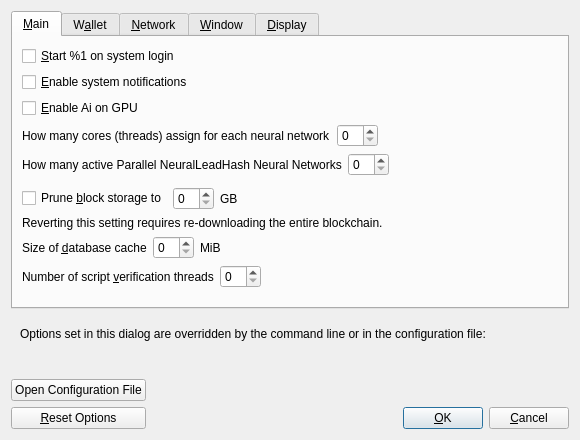
<?xml version="1.0" encoding="UTF-8"?>
<ui version="4.0">
 <class>OptionsDialog</class>
 <widget class="QDialog" name="OptionsDialog">
  <property name="geometry">
   <rect>
    <x>0</x>
    <y>0</y>
    <width>580</width>
    <height>440</height>
   </rect>
  </property>
  <property name="windowTitle">
   <string>Options</string>
  </property>
  <property name="modal">
   <bool>true</bool>
  </property>
  <layout class="QVBoxLayout" name="verticalLayout">
   <item>
    <widget class="QTabWidget" name="tabWidget">
     <property name="currentIndex">
      <number>0</number>
     </property>
     <widget class="QWidget" name="tabMain">
      <attribute name="title">
       <string>&amp;Main</string>
      </attribute>
      <layout class="QVBoxLayout" name="verticalLayout_Main">
       <item>
        <widget class="QCheckBox" name="bitcoinAtStartup">
         <property name="toolTip">
          <string>Automatically start %1 after logging in to the system.</string>
         </property>
         <property name="text">
          <string>&amp;Start %1 on system login</string>
         </property>
        </widget>
       </item>
       <item>
        <widget class="QCheckBox" name="bitcoinEnableSystemNotification">
         <property name="toolTip">
          <string>Receive notifications for you system, like a message when you receive a transaction</string>
         </property>
         <property name="text">
          <string>&amp;Enable system notifications</string>
         </property>
        </widget>
       </item>
       <item>
        <widget class="QCheckBox" name="bitcoinEnableAiHashGPU">
         <property name="toolTip">
          <string>Use Ai hardware acceleration on GPU to validate, add and check transactions, keys...</string>
         </property>
         <property name="text">
          <string>&amp;Enable Ai on GPU</string>
         </property>
        </widget>
       </item>
       <item>
        <layout class="QHBoxLayout" name="horizontalLayout_Main_AiCpuThreads">
         <item>
          <widget class="QLabel" name="threadsScriptVerifLabel_AiCpuThreads">
           <property name="text">
            <string>How many cores (threads) assign for each neural network</string>
           </property>
           <property name="textFormat">
            <enum>Qt::PlainText</enum>
           </property>
           <property name="buddy">
            <cstring>threadsScriptVerif_AiCpuThreads</cstring>
           </property>
          </widget>
         </item>
         <item>
          <widget class="QSpinBox" name="threadsScriptVerif_AiCpuThreads">
           <property name="toolTip">
            <string>(0 = auto, &lt;0 = leave that many cores free)</string>
           </property>
          </widget>
         </item>
         <item>
          <spacer name="horizontalSpacer_Main_Threads">
           <property name="orientation">
            <enum>Qt::Horizontal</enum>
           </property>
           <property name="sizeHint" stdset="0">
            <size>
             <width>80</width>
             <height>20</height>
            </size>
           </property>
          </spacer>
         </item>
        </layout>
       </item>
       <item>
        <layout class="QHBoxLayout" name="horizontalLayout_Main_AiNeuralLeadHashNeuralNetworksParallel">
         <item>
          <widget class="QLabel" name="threadsScriptVerifLabel_AiNeuralLeadHashNeuralNetworksParallel">
           <property name="text">
            <string>How many active Parallel NeuralLeadHash Neural Networks</string>
           </property>
           <property name="textFormat">
            <enum>Qt::PlainText</enum>
           </property>
           <property name="buddy">
            <cstring>threadsScriptVerif_AiNeuralLeadHashNeuralNetworksParallel</cstring>
           </property>
          </widget>
         </item>
         <item>
          <widget class="QSpinBox" name="threadsScriptVerif_AiNeuralLeadHashNeuralNetworksParallel">
           <property name="toolTip">
            <string>(1 minimum)</string>
           </property>
          </widget>
         </item>
         <item>
          <spacer name="horizontalSpacer_Main_Threads">
           <property name="orientation">
            <enum>Qt::Horizontal</enum>
           </property>
           <property name="sizeHint" stdset="0">
            <size>
             <width>80</width>
             <height>20</height>
            </size>
           </property>
          </spacer>
         </item>
        </layout>
       </item>
       <item>
        <spacer name="horizontalSpacer_0_Main">
         <property name="orientation">
          <enum>Qt::Horizontal</enum>
         </property>
         <property name="sizeHint" stdset="0">
          <size>
           <width>40</width>
           <height>5</height>
          </size>
         </property>
        </spacer>
       </item>
       <item>
        <layout class="QHBoxLayout" name="horizontalLayout_Main_Prune">
         <item>
          <widget class="QCheckBox" name="prune">
           <property name="toolTip">
            <string>Disables some advanced features but all blocks will still be fully validated. Reverting this setting requires re-downloading the entire blockchain. Actual disk usage may be somewhat higher.</string>
           </property>
           <property name="text">
            <string>Prune &amp;block storage to</string>
           </property>
          </widget>
         </item>
         <item>
          <widget class="QSpinBox" name="pruneSize"/>
         </item>
         <item>
          <widget class="QLabel" name="pruneSizeUnitLabel">
           <property name="text">
            <string>GB</string>
           </property>
           <property name="textFormat">
            <enum>Qt::PlainText</enum>
           </property>
          </widget>
         </item>
         <item>
          <spacer name="horizontalSpacer_Main_Prune">
           <property name="orientation">
            <enum>Qt::Horizontal</enum>
           </property>
           <property name="sizeHint" stdset="0">
            <size>
             <width>40</width>
             <height>20</height>
            </size>
           </property>
          </spacer>
         </item>
        </layout>
       </item>
       <item>
        <widget class="QLabel" name="pruneWarning">
         <property name="text">
          <string>Reverting this setting requires re-downloading the entire blockchain.</string>
         </property>
         <property name="textFormat">
          <enum>Qt::PlainText</enum>
         </property>
        </widget>
       </item>
       <item>
        <layout class="QHBoxLayout" name="horizontalLayout_2_Main">
         <item>
          <widget class="QLabel" name="databaseCacheLabel">
           <property name="text">
            <string>Size of &amp;database cache</string>
           </property>
           <property name="textFormat">
            <enum>Qt::PlainText</enum>
           </property>
           <property name="buddy">
            <cstring>databaseCache</cstring>
           </property>
          </widget>
         </item>
         <item>
          <widget class="QSpinBox" name="databaseCache"/>
         </item>
         <item>
          <widget class="QLabel" name="databaseCacheUnitLabel">
           <property name="text">
            <string>MiB</string>
           </property>
           <property name="textFormat">
            <enum>Qt::PlainText</enum>
           </property>
          </widget>
         </item>
         <item>
          <spacer name="horizontalSpacer_2_Main">
           <property name="orientation">
            <enum>Qt::Horizontal</enum>
           </property>
           <property name="sizeHint" stdset="0">
            <size>
             <width>40</width>
             <height>20</height>
            </size>
           </property>
          </spacer>
         </item>
        </layout>
       </item>
       <item>
        <layout class="QHBoxLayout" name="horizontalLayout_Main_VerifyLabel">
         <item>
          <widget class="QLabel" name="threadsScriptVerifLabel">
           <property name="text">
            <string>Number of script &amp;verification threads</string>
           </property>
           <property name="textFormat">
            <enum>Qt::PlainText</enum>
           </property>
           <property name="buddy">
            <cstring>threadsScriptVerif</cstring>
           </property>
          </widget>
         </item>
         <item>
          <widget class="QSpinBox" name="threadsScriptVerif">
           <property name="toolTip">
            <string>(0 = auto, &lt;0 = leave that many cores free)</string>
           </property>
          </widget>
         </item>
         <item>
          <spacer name="horizontalSpacer_Main_Threads">
           <property name="orientation">
            <enum>Qt::Horizontal</enum>
           </property>
           <property name="sizeHint" stdset="0">
            <size>
             <width>40</width>
             <height>20</height>
            </size>
           </property>
          </spacer>
         </item>
        </layout>
       </item>
       <item>
        <spacer name="verticalSpacer_Main">
         <property name="orientation">
          <enum>Qt::Vertical</enum>
         </property>
         <property name="sizeHint" stdset="0">
          <size>
           <width>20</width>
           <height>40</height>
          </size>
         </property>
        </spacer>
       </item>
      </layout>
     </widget>
     <widget class="QWidget" name="tabWallet">
      <attribute name="title">
       <string>W&amp;allet</string>
      </attribute>
      <layout class="QVBoxLayout" name="verticalLayout_Wallet">
       <item>
        <widget class="QGroupBox" name="groupBox">
         <property name="title">
          <string>Expert</string>
         </property>
         <layout class="QVBoxLayout" name="verticalLayout_2">
          <item>
           <widget class="QCheckBox" name="coldStakerControlFeatures">
            <property name="toolTip">
             <string>Whether to show cold staker control features or not.</string>
            </property>
            <property name="text">
             <string>Enable cold s&amp;taker control features</string>
            </property>
           </widget>
          </item>
          <item>
           <widget class="QCheckBox" name="coinControlFeatures">
            <property name="toolTip">
             <string>Whether to show coin control features or not.</string>
            </property>
            <property name="text">
             <string>Enable coin &amp;control features</string>
            </property>
           </widget>
          </item>
          <item>
           <widget class="QCheckBox" name="spendZeroConfChange">
            <property name="toolTip">
             <string>If you disable the spending of unconfirmed change, the change from a transaction cannot be used until that transaction has at least one confirmation. This also affects how your balance is computed.</string>
            </property>
            <property name="text">
             <string>&amp;Spend unconfirmed change</string>
            </property>
           </widget>
          </item>
         </layout>
        </widget>
       </item>
       <item>
        <spacer name="verticalSpacer_Wallet">
         <property name="orientation">
          <enum>Qt::Vertical</enum>
         </property>
         <property name="sizeHint" stdset="0">
          <size>
           <width>20</width>
           <height>40</height>
          </size>
         </property>
        </spacer>
       </item>
      </layout>
     </widget>
     <widget class="QWidget" name="tabNetwork">
      <attribute name="title">
       <string>&amp;Network</string>
      </attribute>
      <layout class="QVBoxLayout" name="verticalLayout_Network">
       <item>
        <widget class="QCheckBox" name="mapPortUpnp">
         <property name="toolTip">
          <string>Automatically open the Bitcoin client port on the router. This only works when your router supports UPnP and it is enabled.</string>
         </property>
         <property name="text">
          <string>Map port using &amp;UPnP</string>
         </property>
        </widget>
       </item>
       <item>
        <widget class="QCheckBox" name="allowIncoming">
         <property name="toolTip">
          <string>Accept connections from outside.</string>
         </property>
         <property name="text">
          <string>Allow incomin&amp;g connections</string>
         </property>
        </widget>
       </item>
       <item>
        <widget class="QCheckBox" name="connectSocks">
         <property name="toolTip">
          <string>Connect to the Bitcoin network through a SOCKS5 proxy.</string>
         </property>
         <property name="text">
          <string>&amp;Connect through SOCKS5 proxy (default proxy):</string>
         </property>
        </widget>
       </item>
       <item>
        <layout class="QHBoxLayout" name="horizontalLayout_1_Network">
         <item>
          <widget class="QLabel" name="proxyIpLabel">
           <property name="text">
            <string>Proxy &amp;IP:</string>
           </property>
           <property name="textFormat">
            <enum>Qt::PlainText</enum>
           </property>
           <property name="buddy">
            <cstring>proxyIp</cstring>
           </property>
          </widget>
         </item>
         <item>
          <widget class="QValidatedLineEdit" name="proxyIp">
           <property name="minimumSize">
            <size>
             <width>140</width>
             <height>0</height>
            </size>
           </property>
           <property name="maximumSize">
            <size>
             <width>140</width>
             <height>16777215</height>
            </size>
           </property>
           <property name="toolTip">
            <string>IP address of the proxy (e.g. IPv4: 127.0.0.1 / IPv6: ::1)</string>
           </property>
          </widget>
         </item>
         <item>
          <widget class="QLabel" name="proxyPortLabel">
           <property name="text">
            <string>&amp;Port:</string>
           </property>
           <property name="textFormat">
            <enum>Qt::PlainText</enum>
           </property>
           <property name="buddy">
            <cstring>proxyPort</cstring>
           </property>
          </widget>
         </item>
         <item>
          <widget class="QLineEdit" name="proxyPort">
           <property name="minimumSize">
            <size>
             <width>55</width>
             <height>0</height>
            </size>
           </property>
           <property name="maximumSize">
            <size>
             <width>55</width>
             <height>16777215</height>
            </size>
           </property>
           <property name="toolTip">
            <string>Port of the proxy (e.g. 9050)</string>
           </property>
          </widget>
         </item>
         <item>
          <spacer name="horizontalSpacer_1_Network">
           <property name="orientation">
            <enum>Qt::Horizontal</enum>
           </property>
           <property name="sizeHint" stdset="0">
            <size>
             <width>40</width>
             <height>20</height>
            </size>
           </property>
          </spacer>
         </item>
        </layout>
       </item>
       <item>
        <layout class="QHBoxLayout" name="horizontalLayout_2_Network">
         <item>
          <widget class="QLabel" name="proxyActiveNets">
           <property name="text">
            <string>Used for reaching peers via:</string>
           </property>
           <property name="textFormat">
            <enum>Qt::PlainText</enum>
           </property>
          </widget>
         </item>
         <item>
          <widget class="QCheckBox" name="proxyReachIPv4">
           <property name="enabled">
            <bool>false</bool>
           </property>
           <property name="toolTip">
            <string>Shows if the supplied default SOCKS5 proxy is used to reach peers via this network type.</string>
           </property>
           <property name="text">
            <string/>
           </property>
          </widget>
         </item>
         <item>
          <widget class="QLabel" name="proxyReachIPv4Label">
           <property name="text">
            <string>IPv4</string>
           </property>
           <property name="textFormat">
            <enum>Qt::PlainText</enum>
           </property>
          </widget>
         </item>
         <item>
          <widget class="QCheckBox" name="proxyReachIPv6">
           <property name="enabled">
            <bool>false</bool>
           </property>
           <property name="toolTip">
            <string>Shows if the supplied default SOCKS5 proxy is used to reach peers via this network type.</string>
           </property>
           <property name="text">
            <string/>
           </property>
          </widget>
         </item>
         <item>
          <widget class="QLabel" name="proxyReachIPv6Label">
           <property name="text">
            <string>IPv6</string>
           </property>
           <property name="textFormat">
            <enum>Qt::PlainText</enum>
           </property>
          </widget>
         </item>
         <item>
          <widget class="QCheckBox" name="proxyReachTor">
           <property name="enabled">
            <bool>false</bool>
           </property>
           <property name="toolTip">
            <string>Shows if the supplied default SOCKS5 proxy is used to reach peers via this network type.</string>
           </property>
           <property name="text">
            <string/>
           </property>
          </widget>
         </item>
         <item>
          <widget class="QLabel" name="proxyReachTorLabel">
           <property name="text">
            <string>Tor</string>
           </property>
           <property name="textFormat">
            <enum>Qt::PlainText</enum>
           </property>
          </widget>
         </item>
         <item>
          <spacer name="horizontalSpacer_2_Network">
           <property name="orientation">
            <enum>Qt::Horizontal</enum>
           </property>
           <property name="sizeHint" stdset="0">
            <size>
             <width>40</width>
             <height>20</height>
            </size>
           </property>
          </spacer>
         </item>
        </layout>
       </item>
       <item>
        <widget class="QCheckBox" name="connectSocksTor">
         <property name="toolTip">
          <string>Connect to the Bitcoin network through a separate SOCKS5 proxy for Tor onion services.</string>
         </property>
         <property name="text">
          <string>Use separate SOCKS&amp;5 proxy to reach peers via Tor onion services:</string>
         </property>
        </widget>
       </item>
       <item>
        <layout class="QHBoxLayout" name="horizontalLayout_3_Network">
         <item>
          <widget class="QLabel" name="proxyIpTorLabel">
           <property name="text">
            <string>Proxy &amp;IP:</string>
           </property>
           <property name="textFormat">
            <enum>Qt::PlainText</enum>
           </property>
           <property name="buddy">
            <cstring>proxyIpTor</cstring>
           </property>
          </widget>
         </item>
         <item>
          <widget class="QValidatedLineEdit" name="proxyIpTor">
           <property name="minimumSize">
            <size>
             <width>140</width>
             <height>0</height>
            </size>
           </property>
           <property name="maximumSize">
            <size>
             <width>140</width>
             <height>16777215</height>
            </size>
           </property>
           <property name="toolTip">
            <string>IP address of the proxy (e.g. IPv4: 127.0.0.1 / IPv6: ::1)</string>
           </property>
          </widget>
         </item>
         <item>
          <widget class="QLabel" name="proxyPortTorLabel">
           <property name="text">
            <string>&amp;Port:</string>
           </property>
           <property name="textFormat">
            <enum>Qt::PlainText</enum>
           </property>
           <property name="buddy">
            <cstring>proxyPortTor</cstring>
           </property>
          </widget>
         </item>
         <item>
          <widget class="QLineEdit" name="proxyPortTor">
           <property name="minimumSize">
            <size>
             <width>55</width>
             <height>0</height>
            </size>
           </property>
           <property name="maximumSize">
            <size>
             <width>55</width>
             <height>16777215</height>
            </size>
           </property>
           <property name="toolTip">
            <string>Port of the proxy (e.g. 9050)</string>
           </property>
          </widget>
         </item>
         <item>
          <spacer name="horizontalSpacer_4_Network">
           <property name="orientation">
            <enum>Qt::Horizontal</enum>
           </property>
           <property name="sizeHint" stdset="0">
            <size>
             <width>40</width>
             <height>20</height>
            </size>
           </property>
          </spacer>
         </item>
        </layout>
       </item>
       <item>
        <spacer name="verticalSpacer_Network">
         <property name="orientation">
          <enum>Qt::Vertical</enum>
         </property>
         <property name="sizeHint" stdset="0">
          <size>
           <width>20</width>
           <height>40</height>
          </size>
         </property>
        </spacer>
       </item>
      </layout>
     </widget>
     <widget class="QWidget" name="tabWindow">
      <attribute name="title">
       <string>&amp;Window</string>
      </attribute>
      <layout class="QVBoxLayout" name="verticalLayout_Window">
       <item>
        <widget class="QCheckBox" name="hideTrayIcon">
         <property name="toolTip">
          <string>Hide the icon from the system tray.</string>
         </property>
         <property name="text">
          <string>&amp;Hide tray icon</string>
         </property>
        </widget>
       </item>
       <item>
        <widget class="QCheckBox" name="minimizeToTray">
         <property name="toolTip">
          <string>Show only a tray icon after minimizing the window.</string>
         </property>
         <property name="text">
          <string>&amp;Minimize to the tray instead of the taskbar</string>
         </property>
        </widget>
       </item>
       <item>
        <widget class="QCheckBox" name="minimizeOnClose">
         <property name="toolTip">
          <string>Minimize instead of exit the application when the window is closed. When this option is enabled, the application will be closed only after selecting Exit in the menu.</string>
         </property>
         <property name="text">
          <string>M&amp;inimize on close</string>
         </property>
        </widget>
       </item>
       <item>
        <spacer name="verticalSpacer_Window">
         <property name="orientation">
          <enum>Qt::Vertical</enum>
         </property>
         <property name="sizeHint" stdset="0">
          <size>
           <width>20</width>
           <height>40</height>
          </size>
         </property>
        </spacer>
       </item>
      </layout>
     </widget>
     <widget class="QWidget" name="tabDisplay">
      <attribute name="title">
       <string>&amp;Display</string>
      </attribute>
      <layout class="QVBoxLayout" name="verticalLayout_Display">
       <item>
        <layout class="QHBoxLayout" name="horizontalLayout_1_Display">
         <item>
          <widget class="QLabel" name="langLabel">
           <property name="text">
            <string>User Interface &amp;language:</string>
           </property>
           <property name="textFormat">
            <enum>Qt::PlainText</enum>
           </property>
           <property name="buddy">
            <cstring>lang</cstring>
           </property>
          </widget>
         </item>
         <item>
          <widget class="QValueComboBox" name="lang">
           <property name="toolTip">
            <string>The user interface language can be set here. This setting will take effect after restarting %1.</string>
           </property>
          </widget>
         </item>
        </layout>
       </item>
       <item>
        <layout class="QHBoxLayout" name="horizontalLayout_2_Display">
         <item>
          <widget class="QLabel" name="unitLabel">
           <property name="text">
            <string>&amp;Unit to show amounts in:</string>
           </property>
           <property name="textFormat">
            <enum>Qt::PlainText</enum>
           </property>
           <property name="buddy">
            <cstring>unit</cstring>
           </property>
          </widget>
         </item>
         <item>
          <widget class="QValueComboBox" name="unit">
           <property name="toolTip">
            <string>Choose the default subdivision unit to show in the interface and when sending coins.</string>
           </property>
          </widget>
         </item>
        </layout>
       </item>
       <item>
        <layout class="QHBoxLayout" name="horizontalLayout_3_Display">
         <item>
          <widget class="QLabel" name="thirdPartyTxUrlsLabel">
           <property name="toolTip">
            <string>Third party URLs (e.g. a block explorer) that appear in the transactions tab as context menu items. %s in the URL is replaced by transaction hash. Multiple URLs are separated by vertical bar |.</string>
           </property>
           <property name="text">
            <string>&amp;Third party transaction URLs</string>
           </property>
           <property name="buddy">
            <cstring>thirdPartyTxUrls</cstring>
           </property>
          </widget>
         </item>
         <item>
          <widget class="QLineEdit" name="thirdPartyTxUrls">
           <property name="toolTip">
            <string>Third party URLs (e.g. a block explorer) that appear in the transactions tab as context menu items. %s in the URL is replaced by transaction hash. Multiple URLs are separated by vertical bar |.</string>
           </property>
           <property name="placeholderText">
            <string notr="true">https://example.com/tx/%s</string>
           </property>
          </widget>
         </item>
        </layout>
       </item>
       <item>
        <spacer name="verticalSpacer_Display">
         <property name="orientation">
          <enum>Qt::Vertical</enum>
         </property>
         <property name="sizeHint" stdset="0">
          <size>
           <width>20</width>
           <height>40</height>
          </size>
         </property>
        </spacer>
       </item>
      </layout>
     </widget>
    </widget>
   </item>
   <item>
    <widget class="QFrame" name="frame">
     <layout class="QVBoxLayout" name="verticalLayout_Bottom">
      <item>
       <layout class="QHBoxLayout" name="horizontalLayout_Bottom">
        <item>
         <widget class="QLabel" name="overriddenByCommandLineInfoLabel">
          <property name="text">
           <string>Options set in this dialog are overridden by the command line or in the configuration file:</string>
          </property>
          <property name="textFormat">
           <enum>Qt::PlainText</enum>
          </property>
         </widget>
        </item>
        <item>
         <spacer name="horizontalSpacer_Bottom">
          <property name="orientation">
           <enum>Qt::Horizontal</enum>
          </property>
          <property name="sizeHint" stdset="0">
           <size>
            <width>40</width>
            <height>20</height>
           </size>
          </property>
         </spacer>
        </item>
       </layout>
      </item>
      <item>
       <widget class="QLabel" name="overriddenByCommandLineLabel">
        <property name="text">
         <string/>
        </property>
        <property name="textFormat">
         <enum>Qt::PlainText</enum>
        </property>
        <property name="wordWrap">
         <bool>true</bool>
        </property>
       </widget>
      </item>
     </layout>
    </widget>
   </item>
   <item>
    <layout class="QHBoxLayout" name="horizontalLayout_Buttons">
     <item>
      <layout class="QVBoxLayout" name="verticalLayout_Buttons">
       <item>
        <widget class="QPushButton" name="openBitcoinConfButton">
         <property name="toolTip">
          <string>Open the %1 configuration file from the working directory.</string>
         </property>
         <property name="text">
          <string>Open Configuration File</string>
         </property>
         <property name="autoDefault">
          <bool>false</bool>
         </property>
        </widget>
       </item>
       <item>
        <widget class="QPushButton" name="resetButton">
         <property name="toolTip">
          <string>Reset all client options to default.</string>
         </property>
         <property name="text">
          <string>&amp;Reset Options</string>
         </property>
         <property name="autoDefault">
          <bool>false</bool>
         </property>
        </widget>
       </item>
      </layout>
     </item>
     <item>
      <spacer name="horizontalSpacer_1">
       <property name="orientation">
        <enum>Qt::Horizontal</enum>
       </property>
       <property name="sizeHint" stdset="0">
        <size>
         <width>40</width>
         <height>48</height>
        </size>
       </property>
      </spacer>
     </item>
     <item>
      <widget class="QLabel" name="statusLabel">
       <property name="minimumSize">
        <size>
         <width>200</width>
         <height>0</height>
        </size>
       </property>
       <property name="font">
        <font>
         <bold>true</bold>
        </font>
       </property>
       <property name="text">
        <string/>
       </property>
       <property name="textFormat">
        <enum>Qt::PlainText</enum>
       </property>
       <property name="wordWrap">
        <bool>true</bool>
       </property>
      </widget>
     </item>
     <item>
      <spacer name="horizontalSpacer_2">
       <property name="orientation">
        <enum>Qt::Horizontal</enum>
       </property>
       <property name="sizeHint" stdset="0">
        <size>
         <width>40</width>
         <height>48</height>
        </size>
       </property>
      </spacer>
     </item>
     <item>
      <layout class="QVBoxLayout" name="verticalLayout_4">
       <item>
        <spacer name="verticalSpacer">
         <property name="orientation">
          <enum>Qt::Vertical</enum>
         </property>
         <property name="sizeHint" stdset="0">
          <size>
           <width>20</width>
           <height>40</height>
          </size>
         </property>
        </spacer>
       </item>
       <item>
        <layout class="QHBoxLayout" name="horizontalLayout">
         <item>
          <widget class="QPushButton" name="okButton">
           <property name="text">
            <string>&amp;OK</string>
           </property>
           <property name="autoDefault">
            <bool>false</bool>
           </property>
           <property name="default">
            <bool>true</bool>
           </property>
          </widget>
         </item>
         <item>
          <widget class="QPushButton" name="cancelButton">
           <property name="text">
            <string>&amp;Cancel</string>
           </property>
           <property name="autoDefault">
            <bool>false</bool>
           </property>
          </widget>
         </item>
        </layout>
       </item>
      </layout>
     </item>
    </layout>
   </item>
  </layout>
 </widget>
 <customwidgets>
  <customwidget>
   <class>QValidatedLineEdit</class>
   <extends>QLineEdit</extends>
   <header>qt/qvalidatedlineedit.h</header>
  </customwidget>
  <customwidget>
   <class>QValueComboBox</class>
   <extends>QComboBox</extends>
   <header>qt/qvaluecombobox.h</header>
  </customwidget>
 </customwidgets>
 <resources/>
 <connections/>
</ui>
